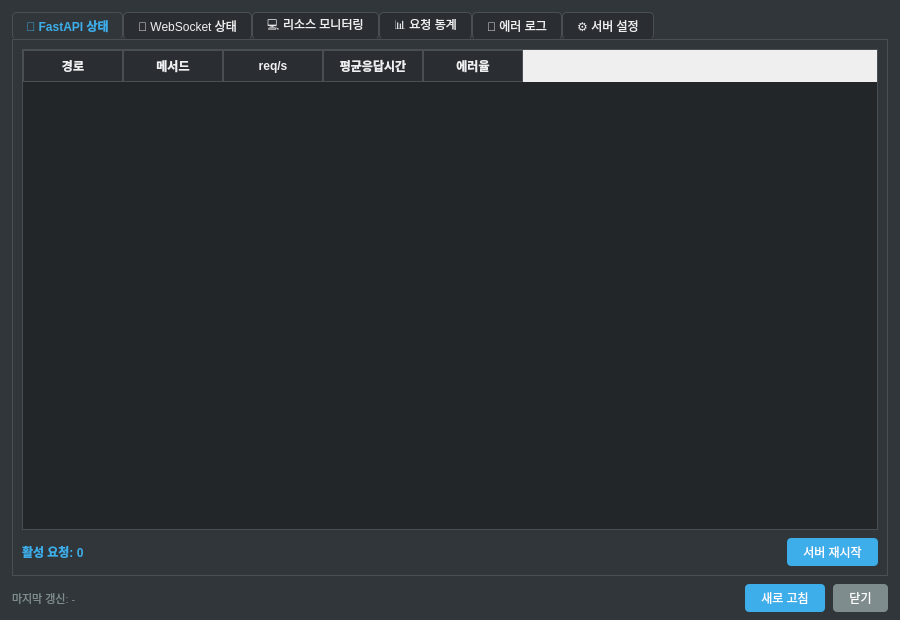
<?xml version="1.0" encoding="UTF-8"?>
<ui version="4.0">
 <class>ServerStatusDialog</class>
 <widget class="QDialog" name="ServerStatusDialog">
  <property name="geometry">
   <rect>
    <x>0</x>
    <y>0</y>
    <width>900</width>
    <height>620</height>
   </rect>
  </property>
  <property name="windowTitle">
   <string>서버 상태 모니터링</string>
  </property>
  <property name="styleSheet">
   <string notr="true">
    QDialog { background-color: #31363b; color: #eff0f1; }
    QTabWidget::pane { border: 1px solid #4a4f54; background-color: #31363b; }
    QTabBar::tab { background-color: #2a2e32; color: #eff0f1; padding: 6px 14px; border: 1px solid #4a4f54; border-bottom: none; border-radius: 4px 4px 0 0; }
    QTabBar::tab:selected { background-color: #31363b; color: #3daee9; font-weight: bold; }
    QTabBar::tab:hover { background-color: #3a3f44; }
    QTableWidget { background-color: #232629; color: #eff0f1; gridline-color: #4a4f54; border: 1px solid #4a4f54; selection-background-color: #3daee9; }
    QTableWidget::item { padding: 4px; }
    QHeaderView::section { background-color: #2a2e32; color: #eff0f1; padding: 4px; border: 1px solid #4a4f54; font-weight: bold; }
    QLabel { color: #eff0f1; }
    QPushButton { background-color: #3daee9; color: #ffffff; border-radius: 4px; padding: 5px 16px; border: none; }
    QPushButton:hover { background-color: #4dc0f5; }
    QPushButton:pressed { background-color: #2a9bd3; }
    QProgressBar { background-color: #232629; border: 1px solid #4a4f54; border-radius: 3px; text-align: center; color: #eff0f1; }
    QProgressBar::chunk { background-color: #3daee9; border-radius: 2px; }
    QComboBox { background-color: #232629; color: #eff0f1; border: 1px solid #4a4f54; border-radius: 3px; padding: 3px 8px; }
    QComboBox QAbstractItemView { background-color: #232629; color: #eff0f1; selection-background-color: #3daee9; }
    QSpinBox { background-color: #232629; color: #eff0f1; border: 1px solid #4a4f54; border-radius: 3px; padding: 3px 8px; }
    QPlainTextEdit { background-color: #232629; color: #eff0f1; border: 1px solid #4a4f54; border-radius: 3px; }
    QScrollBar:vertical { background-color: #232629; width: 10px; }
    QScrollBar::handle:vertical { background-color: #4a4f54; border-radius: 5px; }
   </string>
  </property>
  <layout class="QVBoxLayout" name="verticalLayout_main">
   <property name="spacing">
    <number>8</number>
   </property>
   <property name="leftMargin">
    <number>12</number>
   </property>
   <property name="topMargin">
    <number>12</number>
   </property>
   <property name="rightMargin">
    <number>12</number>
   </property>
   <property name="bottomMargin">
    <number>8</number>
   </property>
   <item>
    <widget class="QTabWidget" name="tabWidget">
     <property name="currentIndex">
      <number>0</number>
     </property>

     <!-- Tab 1: FastAPI 상태 -->
     <widget class="QWidget" name="tabFastAPI">
      <attribute name="title">
       <string>📡 FastAPI 상태</string>
      </attribute>
      <layout class="QVBoxLayout" name="vl_fastapi">
       <property name="spacing">
       <number>8</number>
      </property>
       <item>
        <widget class="QTableWidget" name="tableEndpoints">
         <property name="alternatingRowColors">
          <bool>true</bool>
         </property>
         <property name="selectionBehavior">
          <enum>QAbstractItemView::SelectRows</enum>
         </property>
         <property name="editTriggers">
          <set>QAbstractItemView::NoEditTriggers</set>
         </property>
         <column>
          <property name="text"><string>경로</string></property>
         </column>
         <column>
          <property name="text"><string>메서드</string></property>
         </column>
         <column>
          <property name="text"><string>req/s</string></property>
         </column>
         <column>
          <property name="text"><string>평균응답시간</string></property>
         </column>
         <column>
          <property name="text"><string>에러율</string></property>
         </column>
        </widget>
       </item>
       <item>
        <layout class="QHBoxLayout" name="hl_fastapi_bottom">
         <item>
          <widget class="QLabel" name="labelActiveRequests">
           <property name="text">
            <string>활성 요청: 0</string>
           </property>
           <property name="styleSheet">
            <string notr="true">font-weight: bold; color: #3daee9;</string>
           </property>
          </widget>
         </item>
         <item>
          <spacer name="sp_fastapi">
           <property name="orientation"><enum>Qt::Horizontal</enum></property>
           <property name="sizeHint" stdset="0"><size><width>40</width><height>20</height></size></property>
          </spacer>
         </item>
         <item>
          <widget class="QPushButton" name="btnRestartServer">
           <property name="text">
            <string>서버 재시작</string>
           </property>
          </widget>
         </item>
        </layout>
       </item>
      </layout>
     </widget>

     <!-- Tab 2: WebSocket 상태 -->
     <widget class="QWidget" name="tabWebSocket">
      <attribute name="title">
       <string>🔌 WebSocket 상태</string>
      </attribute>
      <layout class="QVBoxLayout" name="vl_ws">
       <property name="spacing"><number>8</number></property>
       <item>
        <widget class="QTableWidget" name="tableWSConnections">
         <property name="alternatingRowColors"><bool>true</bool></property>
         <property name="selectionBehavior"><enum>QAbstractItemView::SelectRows</enum></property>
         <property name="editTriggers"><set>QAbstractItemView::NoEditTriggers</set></property>
         <column><property name="text"><string>클라이언트ID</string></property></column>
         <column><property name="text"><string>연결시간</string></property></column>
         <column><property name="text"><string>구독채널</string></property></column>
         <column><property name="text"><string>msg/s</string></property></column>
         <column><property name="text"><string>핑/퐁</string></property></column>
        </widget>
       </item>
       <item>
        <layout class="QHBoxLayout" name="hl_ws_bottom">
         <item>
          <widget class="QLabel" name="labelTotalWSConnections">
           <property name="text"><string>전체 연결: 0</string></property>
           <property name="styleSheet"><string notr="true">font-weight: bold; color: #3daee9;</string></property>
          </widget>
         </item>
         <item>
          <spacer name="sp_ws">
           <property name="orientation"><enum>Qt::Horizontal</enum></property>
           <property name="sizeHint" stdset="0"><size><width>40</width><height>20</height></size></property>
          </spacer>
         </item>
         <item>
          <widget class="QPushButton" name="btnDisconnectClient">
           <property name="text"><string>클라이언트 연결 해제</string></property>
          </widget>
         </item>
        </layout>
       </item>
      </layout>
     </widget>

     <!-- Tab 3: 리소스 모니터링 -->
     <widget class="QWidget" name="tabResources">
      <attribute name="title">
       <string>💻 리소스 모니터링</string>
      </attribute>
      <layout class="QVBoxLayout" name="vl_res">
       <property name="spacing"><number>8</number></property>
       <item>
        <widget class="QFrame" name="frameResourceBars">
         <property name="frameShape"><enum>QFrame::StyledPanel</enum></property>
         <layout class="QFormLayout" name="fl_res">
          <property name="leftMargin"><number>8</number></property>
          <property name="topMargin"><number>8</number></property>
          <property name="rightMargin"><number>8</number></property>
          <property name="bottomMargin"><number>8</number></property>
          <property name="horizontalSpacing"><number>12</number></property>
          <property name="verticalSpacing"><number>8</number></property>
          <item row="0" column="0">
           <widget class="QLabel" name="labelCPUTitle">
            <property name="text"><string>CPU 사용률</string></property>
           </widget>
          </item>
          <item row="0" column="1">
           <widget class="QProgressBar" name="progressCPU">
            <property name="value"><number>0</number></property>
            <property name="format"><string>%p%</string></property>
           </widget>
          </item>
          <item row="1" column="0">
           <widget class="QLabel" name="labelMemTitle">
            <property name="text"><string>메모리 사용률</string></property>
           </widget>
          </item>
          <item row="1" column="1">
           <widget class="QProgressBar" name="progressMemory">
            <property name="value"><number>0</number></property>
            <property name="format"><string>%p%</string></property>
           </widget>
          </item>
          <item row="2" column="0">
           <widget class="QLabel" name="labelDiskTitle">
            <property name="text"><string>디스크 사용률</string></property>
           </widget>
          </item>
          <item row="2" column="1">
           <widget class="QProgressBar" name="progressDisk">
            <property name="value"><number>0</number></property>
            <property name="format"><string>%p%</string></property>
           </widget>
          </item>
          <item row="3" column="0">
           <widget class="QLabel" name="labelNetInTitle">
            <property name="text"><string>네트워크 수신</string></property>
           </widget>
          </item>
          <item row="3" column="1">
           <widget class="QLabel" name="labelNetworkInput">
            <property name="text"><string>0 B/s</string></property>
            <property name="styleSheet"><string notr="true">color: #3daee9; font-weight: bold;</string></property>
           </widget>
          </item>
          <item row="4" column="0">
           <widget class="QLabel" name="labelNetOutTitle">
            <property name="text"><string>네트워크 송신</string></property>
           </widget>
          </item>
          <item row="4" column="1">
           <widget class="QLabel" name="labelNetworkOutput">
            <property name="text"><string>0 B/s</string></property>
            <property name="styleSheet"><string notr="true">color: #27ae60; font-weight: bold;</string></property>
           </widget>
          </item>
         </layout>
        </widget>
       </item>
       <item>
        <widget class="QLabel" name="labelProcessTitle">
         <property name="text"><string>프로세스 목록</string></property>
         <property name="styleSheet"><string notr="true">font-weight: bold;</string></property>
        </widget>
       </item>
       <item>
        <widget class="QTableWidget" name="tableProcesses">
         <property name="alternatingRowColors"><bool>true</bool></property>
         <property name="selectionBehavior"><enum>QAbstractItemView::SelectRows</enum></property>
         <property name="editTriggers"><set>QAbstractItemView::NoEditTriggers</set></property>
         <column><property name="text"><string>프로세스</string></property></column>
         <column><property name="text"><string>CPU%</string></property></column>
         <column><property name="text"><string>메모리</string></property></column>
        </widget>
       </item>
      </layout>
     </widget>

     <!-- Tab 4: 요청 통계 -->
     <widget class="QWidget" name="tabRequestStats">
      <attribute name="title">
       <string>📊 요청 통계</string>
      </attribute>
      <layout class="QVBoxLayout" name="vl_stats">
       <property name="spacing"><number>8</number></property>
       <item>
        <widget class="QLabel" name="labelReqStatTitle">
         <property name="text"><string>시간대별 요청 수</string></property>
         <property name="styleSheet"><string notr="true">font-weight: bold;</string></property>
        </widget>
       </item>
       <item>
        <widget class="QTableWidget" name="tableRequestStats">
         <property name="alternatingRowColors"><bool>true</bool></property>
         <property name="selectionBehavior"><enum>QAbstractItemView::SelectRows</enum></property>
         <property name="editTriggers"><set>QAbstractItemView::NoEditTriggers</set></property>
         <column><property name="text"><string>시간대</string></property></column>
         <column><property name="text"><string>요청수</string></property></column>
         <column><property name="text"><string>성공</string></property></column>
         <column><property name="text"><string>실패</string></property></column>
        </widget>
       </item>
       <item>
        <widget class="QLabel" name="labelEndpointStatTitle">
         <property name="text"><string>엔드포인트별 호출 수</string></property>
         <property name="styleSheet"><string notr="true">font-weight: bold;</string></property>
        </widget>
       </item>
       <item>
        <widget class="QTableWidget" name="tableEndpointStats">
         <property name="alternatingRowColors"><bool>true</bool></property>
         <property name="selectionBehavior"><enum>QAbstractItemView::SelectRows</enum></property>
         <property name="editTriggers"><set>QAbstractItemView::NoEditTriggers</set></property>
         <column><property name="text"><string>엔드포인트</string></property></column>
         <column><property name="text"><string>호출수</string></property></column>
         <column><property name="text"><string>평균응답시간</string></property></column>
        </widget>
       </item>
       <item>
        <widget class="QLabel" name="labelRespDistTitle">
         <property name="text"><string>응답 시간 분포</string></property>
         <property name="styleSheet"><string notr="true">font-weight: bold;</string></property>
        </widget>
       </item>
       <item>
        <widget class="QTableWidget" name="tableResponseDist">
         <property name="alternatingRowColors"><bool>true</bool></property>
         <property name="selectionBehavior"><enum>QAbstractItemView::SelectRows</enum></property>
         <property name="editTriggers"><set>QAbstractItemView::NoEditTriggers</set></property>
         <column><property name="text"><string>응답시간범위</string></property></column>
         <column><property name="text"><string>비율</string></property></column>
        </widget>
       </item>
      </layout>
     </widget>

     <!-- Tab 5: 에러 로그 -->
     <widget class="QWidget" name="tabErrorLog">
      <attribute name="title">
       <string>🚨 에러 로그</string>
      </attribute>
      <layout class="QVBoxLayout" name="vl_log">
       <property name="spacing"><number>8</number></property>
       <item>
        <layout class="QHBoxLayout" name="hl_log_filter">
         <item>
          <widget class="QLabel" name="labelLogLevelFilter">
           <property name="text"><string>로그 레벨 필터:</string></property>
          </widget>
         </item>
         <item>
          <widget class="QComboBox" name="comboLogLevel">
           <item><property name="text"><string>ERROR</string></property></item>
           <item><property name="text"><string>WARNING</string></property></item>
           <item><property name="text"><string>INFO</string></property></item>
          </widget>
         </item>
         <item>
          <spacer name="sp_log">
           <property name="orientation"><enum>Qt::Horizontal</enum></property>
           <property name="sizeHint" stdset="0"><size><width>40</width><height>20</height></size></property>
          </spacer>
         </item>
         <item>
          <widget class="QPushButton" name="btnExportLog">
           <property name="text"><string>로그 내보내기</string></property>
          </widget>
         </item>
        </layout>
       </item>
       <item>
        <widget class="QTableWidget" name="tableErrorLog">
         <property name="alternatingRowColors"><bool>true</bool></property>
         <property name="selectionBehavior"><enum>QAbstractItemView::SelectRows</enum></property>
         <property name="editTriggers"><set>QAbstractItemView::NoEditTriggers</set></property>
         <column><property name="text"><string>타임스탬프</string></property></column>
         <column><property name="text"><string>레벨</string></property></column>
         <column><property name="text"><string>메시지</string></property></column>
        </widget>
       </item>
      </layout>
     </widget>

     <!-- Tab 6: 서버 설정 -->
     <widget class="QWidget" name="tabSettings">
      <attribute name="title">
       <string>⚙️ 서버 설정</string>
      </attribute>
      <layout class="QVBoxLayout" name="vl_settings">
       <property name="spacing"><number>8</number></property>
       <item>
        <widget class="QFrame" name="frameSettings">
         <property name="frameShape"><enum>QFrame::StyledPanel</enum></property>
         <layout class="QFormLayout" name="fl_settings">
          <property name="leftMargin"><number>12</number></property>
          <property name="topMargin"><number>12</number></property>
          <property name="rightMargin"><number>12</number></property>
          <property name="bottomMargin"><number>12</number></property>
          <property name="horizontalSpacing"><number>16</number></property>
          <property name="verticalSpacing"><number>10</number></property>
          <item row="0" column="0">
           <widget class="QLabel" name="labelPort">
            <property name="text"><string>서버 포트</string></property>
           </widget>
          </item>
          <item row="0" column="1">
           <widget class="QSpinBox" name="spinPort">
            <property name="minimum"><number>1024</number></property>
            <property name="maximum"><number>65535</number></property>
            <property name="value"><number>8000</number></property>
           </widget>
          </item>
          <item row="1" column="0">
           <widget class="QLabel" name="labelWorkers">
            <property name="text"><string>워커 수</string></property>
           </widget>
          </item>
          <item row="1" column="1">
           <widget class="QSpinBox" name="spinWorkers">
            <property name="minimum"><number>1</number></property>
            <property name="maximum"><number>64</number></property>
            <property name="value"><number>4</number></property>
           </widget>
          </item>
          <item row="2" column="0">
           <widget class="QLabel" name="labelTimeout">
            <property name="text"><string>타임아웃 (초)</string></property>
           </widget>
          </item>
          <item row="2" column="1">
           <widget class="QSpinBox" name="spinTimeout">
            <property name="minimum"><number>1</number></property>
            <property name="maximum"><number>3600</number></property>
            <property name="value"><number>30</number></property>
           </widget>
          </item>
          <item row="3" column="0">
           <widget class="QLabel" name="labelCORS">
            <property name="text"><string>CORS 허용 출처</string></property>
           </widget>
          </item>
          <item row="3" column="1">
           <widget class="QPlainTextEdit" name="textCORSOrigins">
            <property name="placeholderText">
             <string>허용할 출처를 한 줄씩 입력하세요.
예: http://localhost:3000</string>
            </property>
            <property name="maximumHeight">
             <number>100</number>
            </property>
           </widget>
          </item>
         </layout>
        </widget>
       </item>
       <item>
        <spacer name="sp_settings">
         <property name="orientation"><enum>Qt::Vertical</enum></property>
         <property name="sizeHint" stdset="0"><size><width>20</width><height>40</height></size></property>
        </spacer>
       </item>
       <item>
        <layout class="QHBoxLayout" name="hl_settings_btn">
         <item>
          <spacer name="sp_settings_left">
           <property name="orientation"><enum>Qt::Horizontal</enum></property>
           <property name="sizeHint" stdset="0"><size><width>40</width><height>20</height></size></property>
          </spacer>
         </item>
         <item>
          <widget class="QPushButton" name="btnSaveSettings">
           <property name="text"><string>저장 및 재시작</string></property>
          </widget>
         </item>
        </layout>
       </item>
      </layout>
     </widget>

    </widget>
   </item>
   <!-- Bottom bar -->
   <item>
    <layout class="QHBoxLayout" name="hl_bottom">
     <item>
      <widget class="QLabel" name="labelLastUpdated">
       <property name="text"><string>마지막 갱신: -</string></property>
       <property name="styleSheet"><string notr="true">color: #7f8c8d; font-size: 11px;</string></property>
      </widget>
     </item>
     <item>
      <spacer name="sp_bottom">
       <property name="orientation"><enum>Qt::Horizontal</enum></property>
       <property name="sizeHint" stdset="0"><size><width>40</width><height>20</height></size></property>
      </spacer>
     </item>
     <item>
      <widget class="QPushButton" name="btnRefresh">
       <property name="text"><string>새로 고침</string></property>
      </widget>
     </item>
     <item>
      <widget class="QPushButton" name="btnClose">
       <property name="text"><string>닫기</string></property>
       <property name="styleSheet"><string notr="true">background-color: #7f8c8d;</string></property>
      </widget>
     </item>
    </layout>
   </item>
  </layout>
 </widget>
 <resources/>
 <connections/>
</ui>
